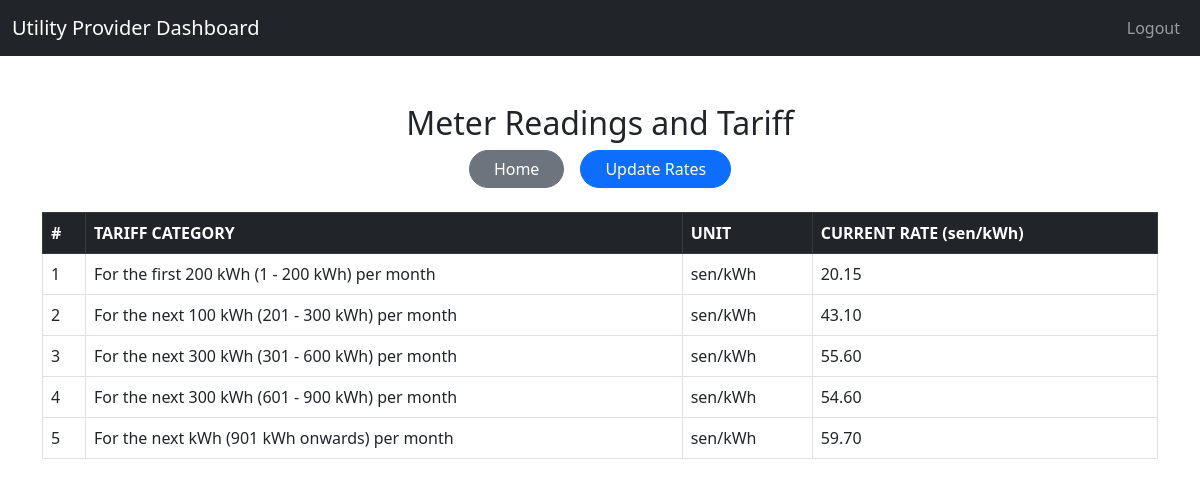
The page /meter-readings/ on the database its author committed.
### app/models.py (models this page shows, shortened)
class Tariff(models.Model):
    CATEGORY_CHOICES = [
        (1, "For the first 200 kWh (1 - 200 kWh) per month"),
        (2, "For the next 100 kWh (201 - 300 kWh) per month"),
        (3, "For the next 300 kWh (301 - 600 kWh) per month"),
        (4, "For the next 300 kWh (601 - 900 kWh) per month"),
        (5, "For the next kWh (901 kWh onwards) per month"),
    ]
    category = models.IntegerField(choices=CATEGORY_CHOICES, unique=True)
    unit = models.CharField(max_length=10, default="sen/kWh")
    rate = models.DecimalField(max_digits=5, decimal_places=2)

### app/views.py (the view)
# urls.py: path('meter-readings/', views.meter_readings, name='meter_readings'),
def meter_readings(request):
    tariffs = Tariff.objects.all()
    return render(request, "app/meter_readings.html", {"tariffs": tariffs})

### app/templates/app/meter_readings.html (shortened to what this page needs)
{% extends "base.html" %}
{% block content %}
<nav class="navbar navbar-expand-lg navbar-dark bg-dark">
    <div class="container-fluid">
        <a class="navbar-brand" href="#">Utility Provider Dashboard</a>
        <div class="collapse navbar-collapse" id="navbarNav">
            <ul class="navbar-nav ms-auto">
                <li class="nav-item">
                    <a class="nav-link" href="{% url 'logout' %}">Logout</a>
                </li>
            </ul>
        </div>
    </div>
</nav>
<div class="container mt-5">
    <h2 class="text-center">Meter Readings and Tariff</h2>
<div class="d-flex justify-content-center gap-3 mb-4">
    <a href="{% url 'utility_dashboard' %}" class="btn btn-secondary rounded-pill px-4">Home</a>
    <button class="btn btn-primary rounded-pill px-4" id="showUpdateForm">Update Rates</button>
</div>
    <div class="table-responsive">
        <table class="table table-bordered">
            <thead class="table-dark">
                <tr>
                    <th>#</th>
                    <th>TARIFF CATEGORY</th>
                    <th>UNIT</th>
                    <th>CURRENT RATE (sen/kWh)</th>
                </tr>
            </thead>
            <tbody>
                {% for tariff in tariffs %}
                <tr>
                    <td>{{ tariff.category }}</td>
                    <td>{{ tariff.get_category_display }}</td>
                    <td>{{ tariff.unit }}</td>
                    <td>{{ tariff.rate }}</td>
                </tr>
                {% endfor %}
            </tbody>
        </table>
    </div>
{% endblock %}

### app/templates/base.html (shortened to what this page needs)
<!DOCTYPE html>
<html>
<head>
</head>
<body>
    {% block content %}{% endblock %}
</body>
</html>
<link href="https://cdn.jsdelivr.net/npm/bootstrap@5.3.0/dist/css/bootstrap.min.css" rel="stylesheet">

### rows shown on the page
Tariff: category "1", category "For the first 200 kWh (1 - 200 kWh) per month", unit "sen/kWh", rate "20.15"
Tariff: category "2", category "For the next 100 kWh (201 - 300 kWh) per month", unit "sen/kWh", rate "43.10"
Tariff: category "3", category "For the next 300 kWh (301 - 600 kWh) per month", unit "sen/kWh", rate "55.60"
Tariff: category "4", category "For the next 300 kWh (601 - 900 kWh) per month", unit "sen/kWh", rate "54.60"
Tariff: category "5", category "For the next kWh (901 kWh onwards) per month", unit "sen/kWh", rate "59.70"
